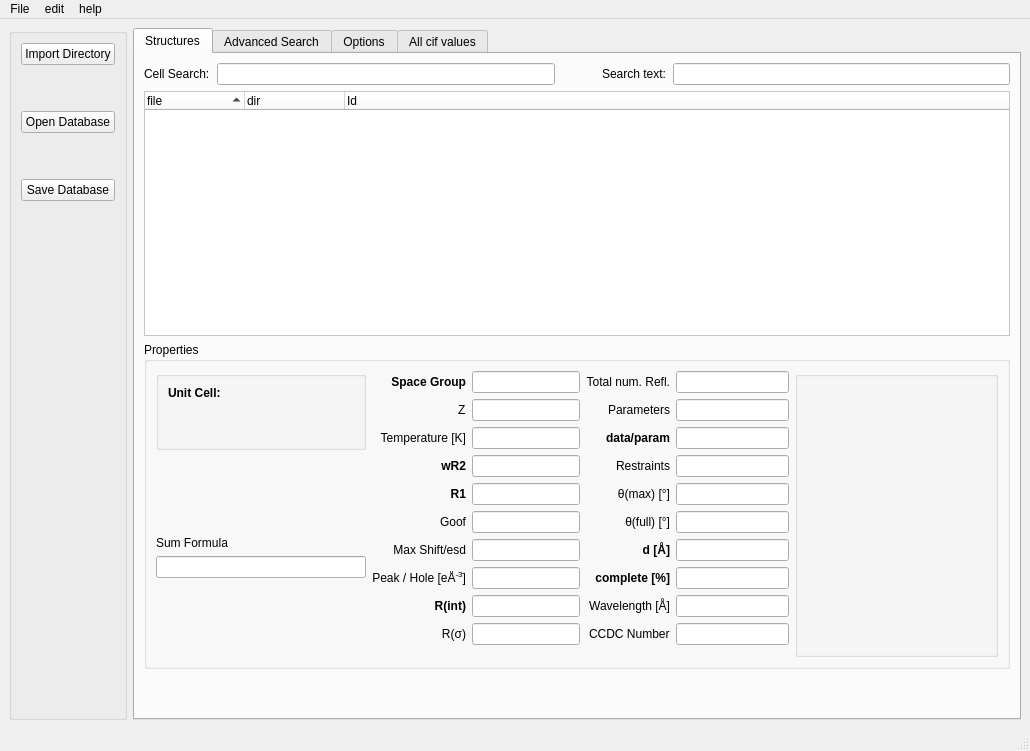
<?xml version="1.0" encoding="UTF-8"?>
<ui version="4.0">
 <author>Daniel Kratzert</author>
 <class>stdbMainwindow</class>
 <widget class="QMainWindow" name="stdbMainwindow">
  <property name="geometry">
   <rect>
    <x>0</x>
    <y>0</y>
    <width>1030</width>
    <height>751</height>
   </rect>
  </property>
  <property name="windowTitle">
   <string>MainWindow</string>
  </property>
  <widget class="QWidget" name="centralwidget">
   <layout class="QGridLayout" name="gridLayout_2">
    <item row="0" column="0">
     <widget class="QGroupBox" name="groupBox">
      <property name="sizePolicy">
       <sizepolicy hsizetype="Fixed" vsizetype="MinimumExpanding">
        <horstretch>0</horstretch>
        <verstretch>0</verstretch>
       </sizepolicy>
      </property>
      <property name="title">
       <string/>
      </property>
      <layout class="QGridLayout" name="gridLayout">
       <item row="2" column="0">
        <widget class="QPushButton" name="importDatabaseButton">
         <property name="sizePolicy">
          <sizepolicy hsizetype="MinimumExpanding" vsizetype="Fixed">
           <horstretch>0</horstretch>
           <verstretch>0</verstretch>
          </sizepolicy>
         </property>
         <property name="text">
          <string>Open Database</string>
         </property>
        </widget>
       </item>
       <item row="0" column="0">
        <widget class="QPushButton" name="importDirButton">
         <property name="sizePolicy">
          <sizepolicy hsizetype="MinimumExpanding" vsizetype="Fixed">
           <horstretch>0</horstretch>
           <verstretch>0</verstretch>
          </sizepolicy>
         </property>
         <property name="text">
          <string>Import Directory</string>
         </property>
        </widget>
       </item>
       <item row="5" column="0">
        <spacer name="verticalSpacer_2">
         <property name="orientation">
          <enum>Qt::Vertical</enum>
         </property>
         <property name="sizeType">
          <enum>QSizePolicy::Preferred</enum>
         </property>
         <property name="sizeHint" stdset="0">
          <size>
           <width>20</width>
           <height>40</height>
          </size>
         </property>
        </spacer>
       </item>
       <item row="7" column="0">
        <spacer name="verticalSpacer">
         <property name="orientation">
          <enum>Qt::Vertical</enum>
         </property>
         <property name="sizeHint" stdset="0">
          <size>
           <width>20</width>
           <height>40</height>
          </size>
         </property>
        </spacer>
       </item>
       <item row="1" column="0">
        <spacer name="verticalSpacer_3">
         <property name="orientation">
          <enum>Qt::Vertical</enum>
         </property>
         <property name="sizeType">
          <enum>QSizePolicy::Preferred</enum>
         </property>
         <property name="sizeHint" stdset="0">
          <size>
           <width>20</width>
           <height>40</height>
          </size>
         </property>
        </spacer>
       </item>
       <item row="6" column="0">
        <widget class="QPushButton" name="saveDatabaseButton">
         <property name="sizePolicy">
          <sizepolicy hsizetype="MinimumExpanding" vsizetype="Fixed">
           <horstretch>0</horstretch>
           <verstretch>0</verstretch>
          </sizepolicy>
         </property>
         <property name="text">
          <string>Save Database</string>
         </property>
        </widget>
       </item>
      </layout>
     </widget>
    </item>
    <item row="0" column="1">
     <widget class="QTabWidget" name="tabWidget">
      <property name="accessibleName">
       <string/>
      </property>
      <property name="accessibleDescription">
       <string/>
      </property>
      <property name="autoFillBackground">
       <bool>false</bool>
      </property>
      <property name="styleSheet">
       <string notr="true"/>
      </property>
      <property name="currentIndex">
       <number>0</number>
      </property>
      <widget class="QWidget" name="maintab">
       <attribute name="title">
        <string>Structures</string>
       </attribute>
       <layout class="QGridLayout" name="gridLayout_3">
        <item row="0" column="0">
         <layout class="QGridLayout" name="importResults">
          <property name="sizeConstraint">
           <enum>QLayout::SetMaximumSize</enum>
          </property>
          <item row="1" column="0">
           <widget class="QTreeWidget" name="cifList_treeWidget">
            <property name="sizePolicy">
             <sizepolicy hsizetype="Expanding" vsizetype="Expanding">
              <horstretch>0</horstretch>
              <verstretch>3</verstretch>
             </sizepolicy>
            </property>
            <property name="autoFillBackground">
             <bool>false</bool>
            </property>
            <property name="styleSheet">
             <string notr="true">background-color: rgb(255, 255, 255);</string>
            </property>
            <property name="verticalScrollBarPolicy">
             <enum>Qt::ScrollBarAsNeeded</enum>
            </property>
            <property name="horizontalScrollBarPolicy">
             <enum>Qt::ScrollBarAsNeeded</enum>
            </property>
            <property name="sortingEnabled">
             <bool>true</bool>
            </property>
            <column>
             <property name="text">
              <string>file</string>
             </property>
            </column>
            <column>
             <property name="text">
              <string>dir</string>
             </property>
            </column>
            <column>
             <property name="text">
              <string>Id</string>
             </property>
            </column>
           </widget>
          </item>
          <item row="0" column="0">
           <layout class="QHBoxLayout" name="searchLayout" stretch="0,0,0,0,0">
            <property name="spacing">
             <number>7</number>
            </property>
            <property name="sizeConstraint">
             <enum>QLayout::SetDefaultConstraint</enum>
            </property>
            <item>
             <widget class="QLabel" name="searchLabel">
              <property name="sizePolicy">
               <sizepolicy hsizetype="Fixed" vsizetype="Fixed">
                <horstretch>0</horstretch>
                <verstretch>0</verstretch>
               </sizepolicy>
              </property>
              <property name="text">
               <string>Cell Search:</string>
              </property>
             </widget>
            </item>
            <item>
             <widget class="QLineEdit" name="searchLineEDit"/>
            </item>
            <item>
             <spacer name="horizontalSpacer_3">
              <property name="orientation">
               <enum>Qt::Horizontal</enum>
              </property>
              <property name="sizeType">
               <enum>QSizePolicy::Preferred</enum>
              </property>
              <property name="sizeHint" stdset="0">
               <size>
                <width>40</width>
                <height>20</height>
               </size>
              </property>
             </spacer>
            </item>
            <item>
             <widget class="QLabel" name="txtSearchLabel">
              <property name="text">
               <string>Search text:</string>
              </property>
             </widget>
            </item>
            <item>
             <widget class="QLineEdit" name="txtSearchEdit"/>
            </item>
           </layout>
          </item>
          <item row="3" column="0">
           <spacer name="verticalSpacer_7">
            <property name="orientation">
             <enum>Qt::Vertical</enum>
            </property>
            <property name="sizeHint" stdset="0">
             <size>
              <width>20</width>
              <height>40</height>
             </size>
            </property>
           </spacer>
          </item>
          <item row="2" column="0">
           <widget class="QGroupBox" name="resultsGroupBox">
            <property name="sizePolicy">
             <sizepolicy hsizetype="Expanding" vsizetype="Expanding">
              <horstretch>4</horstretch>
              <verstretch>4</verstretch>
             </sizepolicy>
            </property>
            <property name="styleSheet">
             <string notr="true"/>
            </property>
            <property name="title">
             <string>Properties</string>
            </property>
            <property name="flat">
             <bool>false</bool>
            </property>
            <layout class="QHBoxLayout" name="horizontalLayout_2">
             <item>
              <layout class="QVBoxLayout" name="verticalLayout_6">
               <property name="sizeConstraint">
                <enum>QLayout::SetNoConstraint</enum>
               </property>
               <item>
                <widget class="QGroupBox" name="groupBox_4">
                 <property name="sizePolicy">
                  <sizepolicy hsizetype="Fixed" vsizetype="Preferred">
                   <horstretch>0</horstretch>
                   <verstretch>0</verstretch>
                  </sizepolicy>
                 </property>
                 <property name="minimumSize">
                  <size>
                   <width>210</width>
                   <height>0</height>
                  </size>
                 </property>
                 <property name="title">
                  <string/>
                 </property>
                 <layout class="QGridLayout" name="gridLayout_5">
                  <item row="1" column="1">
                   <widget class="QLabel" name="cellField">
                    <property name="sizePolicy">
                     <sizepolicy hsizetype="Expanding" vsizetype="Expanding">
                      <horstretch>0</horstretch>
                      <verstretch>0</verstretch>
                     </sizepolicy>
                    </property>
                    <property name="autoFillBackground">
                     <bool>false</bool>
                    </property>
                    <property name="styleSheet">
                     <string notr="true">border-color: rgb(53, 53, 53);</string>
                    </property>
                    <property name="text">
                     <string/>
                    </property>
                    <property name="alignment">
                     <set>Qt::AlignLeading|Qt::AlignLeft|Qt::AlignTop</set>
                    </property>
                   </widget>
                  </item>
                  <item row="0" column="1">
                   <widget class="QLabel" name="CellLabel">
                    <property name="font">
                     <font>
                      <weight>75</weight>
                      <bold>true</bold>
                     </font>
                    </property>
                    <property name="text">
                     <string>Unit Cell:</string>
                    </property>
                    <property name="alignment">
                     <set>Qt::AlignLeading|Qt::AlignLeft|Qt::AlignTop</set>
                    </property>
                   </widget>
                  </item>
                 </layout>
                </widget>
               </item>
               <item>
                <spacer name="verticalSpacer_4">
                 <property name="orientation">
                  <enum>Qt::Vertical</enum>
                 </property>
                 <property name="sizeHint" stdset="0">
                  <size>
                   <width>20</width>
                   <height>40</height>
                  </size>
                 </property>
                </spacer>
               </item>
               <item>
                <widget class="QLabel" name="sumFormulaLabel">
                 <property name="text">
                  <string>Sum Formula</string>
                 </property>
                </widget>
               </item>
               <item>
                <widget class="QLineEdit" name="sumFormulaLineEdit">
                 <property name="readOnly">
                  <bool>true</bool>
                 </property>
                </widget>
               </item>
               <item>
                <spacer name="verticalSpacer_5">
                 <property name="orientation">
                  <enum>Qt::Vertical</enum>
                 </property>
                 <property name="sizeHint" stdset="0">
                  <size>
                   <width>20</width>
                   <height>40</height>
                  </size>
                 </property>
                </spacer>
               </item>
              </layout>
             </item>
             <item>
              <layout class="QFormLayout" name="formLayout_3">
               <property name="sizeConstraint">
                <enum>QLayout::SetNoConstraint</enum>
               </property>
               <property name="labelAlignment">
                <set>Qt::AlignRight|Qt::AlignTrailing|Qt::AlignVCenter</set>
               </property>
               <item row="0" column="0">
                <widget class="QLabel" name="SpaceGrouplabel">
                 <property name="font">
                  <font>
                   <weight>75</weight>
                   <bold>true</bold>
                  </font>
                 </property>
                 <property name="text">
                  <string>Space Group</string>
                 </property>
                 <property name="alignment">
                  <set>Qt::AlignRight|Qt::AlignTrailing|Qt::AlignVCenter</set>
                 </property>
                </widget>
               </item>
               <item row="0" column="1">
                <widget class="QLineEdit" name="SpaceGroupLineEdit">
                 <property name="readOnly">
                  <bool>true</bool>
                 </property>
                </widget>
               </item>
               <item row="1" column="0">
                <widget class="QLabel" name="zLabel">
                 <property name="text">
                  <string>Z</string>
                 </property>
                </widget>
               </item>
               <item row="1" column="1">
                <widget class="QLineEdit" name="zLineEdit">
                 <property name="readOnly">
                  <bool>true</bool>
                 </property>
                </widget>
               </item>
               <item row="2" column="0">
                <widget class="QLabel" name="temperatureLabel">
                 <property name="text">
                  <string>Temperature [K]</string>
                 </property>
                 <property name="alignment">
                  <set>Qt::AlignRight|Qt::AlignTrailing|Qt::AlignVCenter</set>
                 </property>
                </widget>
               </item>
               <item row="2" column="1">
                <widget class="QLineEdit" name="temperatureLineEdit">
                 <property name="readOnly">
                  <bool>true</bool>
                 </property>
                </widget>
               </item>
               <item row="3" column="0">
                <widget class="QLabel" name="wR2Label">
                 <property name="font">
                  <font>
                   <weight>75</weight>
                   <italic>false</italic>
                   <bold>true</bold>
                  </font>
                 </property>
                 <property name="text">
                  <string>wR2</string>
                 </property>
                 <property name="alignment">
                  <set>Qt::AlignRight|Qt::AlignTrailing|Qt::AlignVCenter</set>
                 </property>
                </widget>
               </item>
               <item row="3" column="1">
                <widget class="QLineEdit" name="wR2LineEdit">
                 <property name="readOnly">
                  <bool>true</bool>
                 </property>
                </widget>
               </item>
               <item row="4" column="0">
                <widget class="QLabel" name="r1Label">
                 <property name="font">
                  <font>
                   <weight>75</weight>
                   <italic>false</italic>
                   <bold>true</bold>
                  </font>
                 </property>
                 <property name="text">
                  <string>R1</string>
                 </property>
                 <property name="alignment">
                  <set>Qt::AlignRight|Qt::AlignTrailing|Qt::AlignVCenter</set>
                 </property>
                </widget>
               </item>
               <item row="4" column="1">
                <widget class="QLineEdit" name="r1LineEdit">
                 <property name="readOnly">
                  <bool>true</bool>
                 </property>
                </widget>
               </item>
               <item row="5" column="0">
                <widget class="QLabel" name="goofLabel">
                 <property name="text">
                  <string>Goof</string>
                 </property>
                 <property name="alignment">
                  <set>Qt::AlignRight|Qt::AlignTrailing|Qt::AlignVCenter</set>
                 </property>
                </widget>
               </item>
               <item row="5" column="1">
                <widget class="QLineEdit" name="goofLineEdit">
                 <property name="readOnly">
                  <bool>true</bool>
                 </property>
                </widget>
               </item>
               <item row="6" column="0">
                <widget class="QLabel" name="maxShiftLabel">
                 <property name="text">
                  <string>Max Shift/esd</string>
                 </property>
                 <property name="alignment">
                  <set>Qt::AlignRight|Qt::AlignTrailing|Qt::AlignVCenter</set>
                 </property>
                </widget>
               </item>
               <item row="6" column="1">
                <widget class="QLineEdit" name="maxShiftLineEdit">
                 <property name="readOnly">
                  <bool>true</bool>
                 </property>
                </widget>
               </item>
               <item row="7" column="0">
                <widget class="QLabel" name="peakLabel">
                 <property name="text">
                  <string>&lt;html&gt;&lt;head/&gt;&lt;body&gt;&lt;p&gt;Peak / Hole [eÅ&lt;span style=&quot; vertical-align:super;&quot;&gt;-3&lt;/span&gt;]&lt;/p&gt;&lt;/body&gt;&lt;/html&gt;</string>
                 </property>
                 <property name="alignment">
                  <set>Qt::AlignRight|Qt::AlignTrailing|Qt::AlignVCenter</set>
                 </property>
                </widget>
               </item>
               <item row="7" column="1">
                <widget class="QLineEdit" name="peakLineEdit">
                 <property name="readOnly">
                  <bool>true</bool>
                 </property>
                </widget>
               </item>
               <item row="8" column="0">
                <widget class="QLabel" name="rintLabel">
                 <property name="font">
                  <font>
                   <weight>75</weight>
                   <bold>true</bold>
                  </font>
                 </property>
                 <property name="text">
                  <string>R(int)</string>
                 </property>
                 <property name="alignment">
                  <set>Qt::AlignRight|Qt::AlignTrailing|Qt::AlignVCenter</set>
                 </property>
                </widget>
               </item>
               <item row="8" column="1">
                <widget class="QLineEdit" name="rintLineEdit">
                 <property name="readOnly">
                  <bool>true</bool>
                 </property>
                </widget>
               </item>
               <item row="9" column="0">
                <widget class="QLabel" name="rsigmaLabel">
                 <property name="text">
                  <string>R(σ)</string>
                 </property>
                 <property name="alignment">
                  <set>Qt::AlignRight|Qt::AlignTrailing|Qt::AlignVCenter</set>
                 </property>
                </widget>
               </item>
               <item row="9" column="1">
                <widget class="QLineEdit" name="rsigmaLineEdit">
                 <property name="readOnly">
                  <bool>true</bool>
                 </property>
                </widget>
               </item>
              </layout>
             </item>
             <item>
              <layout class="QFormLayout" name="formLayout">
               <property name="labelAlignment">
                <set>Qt::AlignRight|Qt::AlignTrailing|Qt::AlignVCenter</set>
               </property>
               <item row="0" column="0">
                <widget class="QLabel" name="reflTotalLabel">
                 <property name="text">
                  <string>Total num. Refl.</string>
                 </property>
                 <property name="alignment">
                  <set>Qt::AlignRight|Qt::AlignTrailing|Qt::AlignVCenter</set>
                 </property>
                </widget>
               </item>
               <item row="0" column="1">
                <widget class="QLineEdit" name="reflTotalLineEdit">
                 <property name="readOnly">
                  <bool>true</bool>
                 </property>
                </widget>
               </item>
               <item row="1" column="0">
                <widget class="QLabel" name="numParametersLabel">
                 <property name="text">
                  <string>Parameters</string>
                 </property>
                 <property name="alignment">
                  <set>Qt::AlignRight|Qt::AlignTrailing|Qt::AlignVCenter</set>
                 </property>
                </widget>
               </item>
               <item row="1" column="1">
                <widget class="QLineEdit" name="numParametersLineEdit">
                 <property name="readOnly">
                  <bool>true</bool>
                 </property>
                </widget>
               </item>
               <item row="2" column="0">
                <widget class="QLabel" name="dataReflnsLabel">
                 <property name="font">
                  <font>
                   <weight>75</weight>
                   <bold>true</bold>
                  </font>
                 </property>
                 <property name="text">
                  <string>data/param</string>
                 </property>
                 <property name="alignment">
                  <set>Qt::AlignRight|Qt::AlignTrailing|Qt::AlignVCenter</set>
                 </property>
                </widget>
               </item>
               <item row="2" column="1">
                <widget class="QLineEdit" name="dataReflnsLineEdit">
                 <property name="readOnly">
                  <bool>true</bool>
                 </property>
                </widget>
               </item>
               <item row="3" column="0">
                <widget class="QLabel" name="numRestraintsLabel">
                 <property name="text">
                  <string>Restraints</string>
                 </property>
                 <property name="alignment">
                  <set>Qt::AlignRight|Qt::AlignTrailing|Qt::AlignVCenter</set>
                 </property>
                </widget>
               </item>
               <item row="3" column="1">
                <widget class="QLineEdit" name="numRestraintsLineEdit">
                 <property name="readOnly">
                  <bool>true</bool>
                 </property>
                </widget>
               </item>
               <item row="4" column="0">
                <widget class="QLabel" name="thetaMaxLabel">
                 <property name="text">
                  <string>θ(max) [°]</string>
                 </property>
                 <property name="alignment">
                  <set>Qt::AlignRight|Qt::AlignTrailing|Qt::AlignVCenter</set>
                 </property>
                </widget>
               </item>
               <item row="4" column="1">
                <widget class="QLineEdit" name="thetaMaxLineEdit">
                 <property name="readOnly">
                  <bool>true</bool>
                 </property>
                </widget>
               </item>
               <item row="5" column="0">
                <widget class="QLabel" name="thetaFullLabel">
                 <property name="text">
                  <string>θ(full) [°]</string>
                 </property>
                 <property name="alignment">
                  <set>Qt::AlignRight|Qt::AlignTrailing|Qt::AlignVCenter</set>
                 </property>
                </widget>
               </item>
               <item row="5" column="1">
                <widget class="QLineEdit" name="thetaFullLineEdit">
                 <property name="readOnly">
                  <bool>true</bool>
                 </property>
                </widget>
               </item>
               <item row="6" column="0">
                <widget class="QLabel" name="dLabel">
                 <property name="font">
                  <font>
                   <weight>75</weight>
                   <bold>true</bold>
                  </font>
                 </property>
                 <property name="text">
                  <string>d [Å]</string>
                 </property>
                 <property name="alignment">
                  <set>Qt::AlignRight|Qt::AlignTrailing|Qt::AlignVCenter</set>
                 </property>
                </widget>
               </item>
               <item row="6" column="1">
                <widget class="QLineEdit" name="dLineEdit">
                 <property name="readOnly">
                  <bool>true</bool>
                 </property>
                </widget>
               </item>
               <item row="7" column="0">
                <widget class="QLabel" name="completeLabel">
                 <property name="font">
                  <font>
                   <weight>75</weight>
                   <bold>true</bold>
                  </font>
                 </property>
                 <property name="text">
                  <string>complete [%]</string>
                 </property>
                 <property name="alignment">
                  <set>Qt::AlignRight|Qt::AlignTrailing|Qt::AlignVCenter</set>
                 </property>
                </widget>
               </item>
               <item row="7" column="1">
                <widget class="QLineEdit" name="completeLineEdit">
                 <property name="readOnly">
                  <bool>true</bool>
                 </property>
                </widget>
               </item>
               <item row="8" column="0">
                <widget class="QLabel" name="wavelengthLabel">
                 <property name="text">
                  <string>Wavelength [Å]</string>
                 </property>
                 <property name="alignment">
                  <set>Qt::AlignRight|Qt::AlignTrailing|Qt::AlignVCenter</set>
                 </property>
                </widget>
               </item>
               <item row="8" column="1">
                <widget class="QLineEdit" name="wavelengthLineEdit">
                 <property name="readOnly">
                  <bool>true</bool>
                 </property>
                </widget>
               </item>
               <item row="9" column="0">
                <widget class="QLabel" name="cCDCNumberLabel">
                 <property name="text">
                  <string>CCDC Number</string>
                 </property>
                </widget>
               </item>
               <item row="9" column="1">
                <widget class="QLineEdit" name="cCDCNumberLineEdit">
                 <property name="readOnly">
                  <bool>true</bool>
                 </property>
                </widget>
               </item>
              </layout>
             </item>
             <item>
              <widget class="QGroupBox" name="openglview">
               <property name="sizePolicy">
                <sizepolicy hsizetype="Expanding" vsizetype="Preferred">
                 <horstretch>0</horstretch>
                 <verstretch>0</verstretch>
                </sizepolicy>
               </property>
               <property name="alignment">
                <set>Qt::AlignCenter</set>
               </property>
               <property name="flat">
                <bool>false</bool>
               </property>
               <property name="checkable">
                <bool>false</bool>
               </property>
               <layout class="QVBoxLayout" name="ogllayout"/>
              </widget>
             </item>
            </layout>
           </widget>
          </item>
         </layout>
        </item>
       </layout>
      </widget>
      <widget class="QWidget" name="searchtab">
       <attribute name="title">
        <string>Advanced Search</string>
       </attribute>
      </widget>
      <widget class="QWidget" name="optiontab">
       <attribute name="title">
        <string>Options</string>
       </attribute>
       <layout class="QGridLayout" name="gridLayout_4">
        <item row="0" column="0">
         <layout class="QHBoxLayout" name="horizontalLayout">
          <item>
           <widget class="QGroupBox" name="groupBox_3">
            <property name="title">
             <string>GroupBox</string>
            </property>
            <layout class="QVBoxLayout" name="verticalLayout_3">
             <item>
              <layout class="QVBoxLayout" name="verticalLayout_2"/>
             </item>
            </layout>
           </widget>
          </item>
          <item>
           <widget class="QGroupBox" name="groupBox_2">
            <property name="title">
             <string>GroupBox</string>
            </property>
            <layout class="QVBoxLayout" name="verticalLayout_5">
             <item>
              <layout class="QVBoxLayout" name="verticalLayout_4"/>
             </item>
            </layout>
           </widget>
          </item>
          <item>
           <layout class="QVBoxLayout" name="verticalLayout"/>
          </item>
         </layout>
        </item>
       </layout>
      </widget>
      <widget class="QWidget" name="allEntrysTab">
       <attribute name="title">
        <string>All cif values</string>
       </attribute>
       <layout class="QVBoxLayout" name="verticalLayout_8">
        <item>
         <layout class="QVBoxLayout" name="verticalLayout_7">
          <item>
           <widget class="QTreeWidget" name="allCifTreeWidget">
            <column>
             <property name="text">
              <string>Keys</string>
             </property>
            </column>
            <column>
             <property name="text">
              <string>Values</string>
             </property>
            </column>
           </widget>
          </item>
         </layout>
        </item>
       </layout>
      </widget>
     </widget>
    </item>
   </layout>
  </widget>
  <widget class="QMenuBar" name="menubar">
   <property name="geometry">
    <rect>
     <x>0</x>
     <y>0</y>
     <width>1030</width>
     <height>22</height>
    </rect>
   </property>
   <widget class="QMenu" name="fileMenu">
    <property name="title">
     <string>File</string>
    </property>
    <addaction name="actionImport_directory"/>
    <addaction name="actionImport_file"/>
    <addaction name="actionSave_Database"/>
    <addaction name="actionClose_Database"/>
    <addaction name="separator"/>
    <addaction name="actionExit"/>
   </widget>
   <widget class="QMenu" name="menuEdit">
    <property name="title">
     <string>edit</string>
    </property>
    <addaction name="separator"/>
    <addaction name="actionOptions"/>
   </widget>
   <widget class="QMenu" name="menuHelp">
    <property name="title">
     <string>help</string>
    </property>
    <addaction name="actionUser_manual"/>
    <addaction name="actionAbout_StructureDB"/>
   </widget>
   <addaction name="fileMenu"/>
   <addaction name="menuEdit"/>
   <addaction name="menuHelp"/>
  </widget>
  <widget class="QStatusBar" name="statusbar"/>
  <action name="actionExit">
   <property name="text">
    <string>Exit Program</string>
   </property>
   <property name="shortcut">
    <string>Ctrl+Q</string>
   </property>
  </action>
  <action name="actionEdit_dataset">
   <property name="text">
    <string>edit dataset</string>
   </property>
  </action>
  <action name="actionUser_manual">
   <property name="text">
    <string>User Manual</string>
   </property>
  </action>
  <action name="actionImport_file">
   <property name="text">
    <string>Open Database</string>
   </property>
  </action>
  <action name="actionImport_directory">
   <property name="text">
    <string>Import Directory</string>
   </property>
  </action>
  <action name="actionSave_Database">
   <property name="text">
    <string>Save Database</string>
   </property>
  </action>
  <action name="actionOptions">
   <property name="text">
    <string>Options</string>
   </property>
  </action>
  <action name="actionAdvanced_Search">
   <property name="text">
    <string>Advanced Search</string>
   </property>
  </action>
  <action name="actionAbout_StructureDB">
   <property name="text">
    <string>About StructureDB</string>
   </property>
  </action>
  <action name="actionClose_Database">
   <property name="text">
    <string>Close Database</string>
   </property>
  </action>
 </widget>
 <resources/>
 <connections>
  <connection>
   <sender>actionExit</sender>
   <signal>triggered()</signal>
   <receiver>stdbMainwindow</receiver>
   <slot>close()</slot>
   <hints>
    <hint type="sourcelabel">
     <x>-1</x>
     <y>-1</y>
    </hint>
    <hint type="destinationlabel">
     <x>514</x>
     <y>375</y>
    </hint>
   </hints>
  </connection>
 </connections>
</ui>
